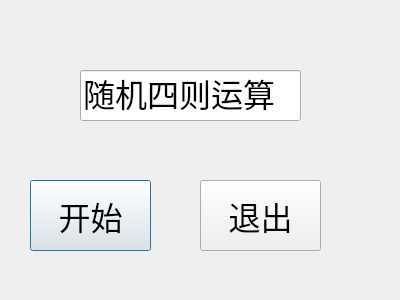
<?xml version="1.0" encoding="UTF-8"?>
<ui version="4.0">
 <class>Dialog</class>
 <widget class="QDialog" name="Dialog">
  <property name="geometry">
   <rect>
    <x>0</x>
    <y>0</y>
    <width>400</width>
    <height>300</height>
   </rect>
  </property>
  <property name="windowTitle">
   <string>Dialog</string>
  </property>
  <widget class="QPushButton" name="pushButton">
   <property name="geometry">
    <rect>
     <x>30</x>
     <y>180</y>
     <width>121</width>
     <height>71</height>
    </rect>
   </property>
   <property name="font">
    <font>
     <family>Adobe Arabic</family>
     <pointsize>24</pointsize>
    </font>
   </property>
   <property name="text">
    <string>开始</string>
   </property>
  </widget>
  <widget class="QPushButton" name="pushButton_2">
   <property name="geometry">
    <rect>
     <x>200</x>
     <y>180</y>
     <width>121</width>
     <height>71</height>
    </rect>
   </property>
   <property name="font">
    <font>
     <family>Adobe Arabic</family>
     <pointsize>24</pointsize>
    </font>
   </property>
   <property name="text">
    <string>退出</string>
   </property>
  </widget>
  <widget class="QLineEdit" name="lineEdit">
   <property name="geometry">
    <rect>
     <x>80</x>
     <y>70</y>
     <width>221</width>
     <height>51</height>
    </rect>
   </property>
   <property name="font">
    <font>
     <family>Adobe Arabic</family>
     <pointsize>24</pointsize>
    </font>
   </property>
   <property name="text">
    <string>随机四则运算</string>
   </property>
  </widget>
 </widget>
 <layoutdefault spacing="6" margin="11"/>
 <resources/>
 <connections/>
</ui>
